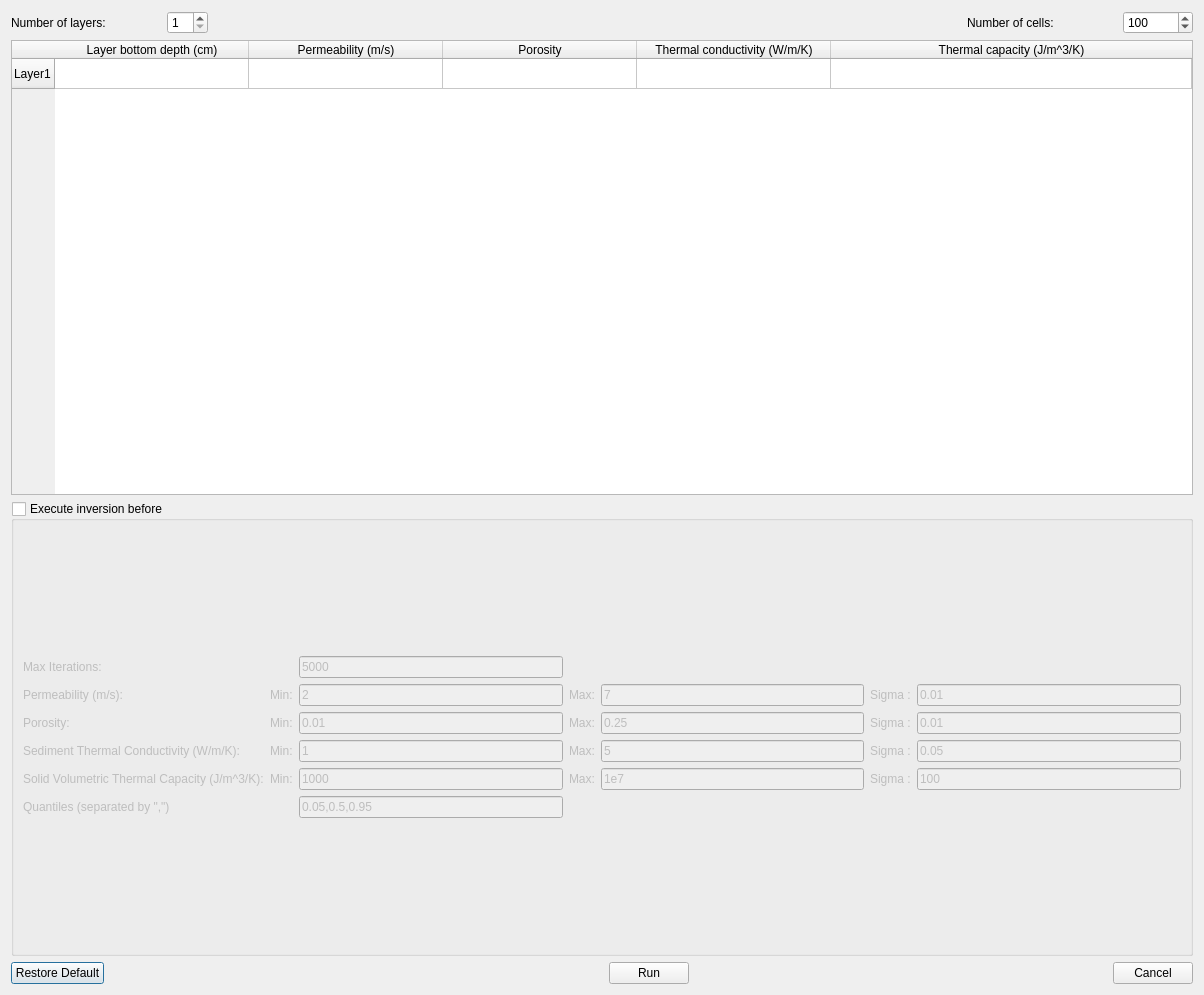
<?xml version="1.0" encoding="UTF-8"?>
<ui version="4.0">
 <class>dialogCompute</class>
 <widget class="QDialog" name="dialogCompute">
  <property name="geometry">
   <rect>
    <x>0</x>
    <y>0</y>
    <width>1204</width>
    <height>995</height>
   </rect>
  </property>
  <property name="minimumSize">
   <size>
    <width>1000</width>
    <height>500</height>
   </size>
  </property>
  <property name="windowTitle">
   <string>Compute</string>
  </property>
  <layout class="QVBoxLayout" name="verticalLayout_2" stretch="0,0,0,0">
   <item>
    <layout class="QHBoxLayout" name="horizontalLayout">
     <item>
      <widget class="QLabel" name="label_6">
       <property name="minimumSize">
        <size>
         <width>150</width>
         <height>0</height>
        </size>
       </property>
       <property name="maximumSize">
        <size>
         <width>150</width>
         <height>16777215</height>
        </size>
       </property>
       <property name="text">
        <string>Number of layers:</string>
       </property>
      </widget>
     </item>
     <item>
      <widget class="QSpinBox" name="spinBoxNLayersDirect">
       <property name="readOnly">
        <bool>false</bool>
       </property>
       <property name="minimum">
        <number>1</number>
       </property>
       <property name="maximum">
        <number>10</number>
       </property>
      </widget>
     </item>
     <item>
      <spacer name="horizontalSpacer_2">
       <property name="orientation">
        <enum>Qt::Horizontal</enum>
       </property>
       <property name="sizeHint" stdset="0">
        <size>
         <width>40</width>
         <height>20</height>
        </size>
       </property>
      </spacer>
     </item>
     <item>
      <widget class="QLabel" name="label_8">
       <property name="enabled">
        <bool>true</bool>
       </property>
       <property name="minimumSize">
        <size>
         <width>150</width>
         <height>0</height>
        </size>
       </property>
       <property name="maximumSize">
        <size>
         <width>150</width>
         <height>16777215</height>
        </size>
       </property>
       <property name="text">
        <string>Number of cells:</string>
       </property>
      </widget>
     </item>
     <item>
      <widget class="QSpinBox" name="spinBoxNCellsDirect">
       <property name="enabled">
        <bool>true</bool>
       </property>
       <property name="minimumSize">
        <size>
         <width>70</width>
         <height>0</height>
        </size>
       </property>
       <property name="maximumSize">
        <size>
         <width>70</width>
         <height>16777215</height>
        </size>
       </property>
       <property name="minimum">
        <number>1</number>
       </property>
       <property name="maximum">
        <number>200</number>
       </property>
       <property name="value">
        <number>100</number>
       </property>
      </widget>
     </item>
    </layout>
   </item>
   <item>
    <widget class="QTableWidget" name="tableWidget">
     <property name="enabled">
      <bool>true</bool>
     </property>
     <property name="sizePolicy">
      <sizepolicy hsizetype="Preferred" vsizetype="Preferred">
       <horstretch>0</horstretch>
       <verstretch>0</verstretch>
      </sizepolicy>
     </property>
     <property name="autoFillBackground">
      <bool>false</bool>
     </property>
     <property name="sizeAdjustPolicy">
      <enum>QAbstractScrollArea::AdjustIgnored</enum>
     </property>
     <property name="alternatingRowColors">
      <bool>false</bool>
     </property>
     <property name="wordWrap">
      <bool>false</bool>
     </property>
     <property name="rowCount">
      <number>1</number>
     </property>
     <attribute name="horizontalHeaderVisible">
      <bool>true</bool>
     </attribute>
     <attribute name="horizontalHeaderCascadingSectionResizes">
      <bool>false</bool>
     </attribute>
     <attribute name="horizontalHeaderMinimumSectionSize">
      <number>100</number>
     </attribute>
     <attribute name="horizontalHeaderDefaultSectionSize">
      <number>194</number>
     </attribute>
     <attribute name="horizontalHeaderShowSortIndicator" stdset="0">
      <bool>false</bool>
     </attribute>
     <attribute name="horizontalHeaderStretchLastSection">
      <bool>true</bool>
     </attribute>
     <attribute name="verticalHeaderCascadingSectionResizes">
      <bool>false</bool>
     </attribute>
     <attribute name="verticalHeaderShowSortIndicator" stdset="0">
      <bool>false</bool>
     </attribute>
     <attribute name="verticalHeaderStretchLastSection">
      <bool>false</bool>
     </attribute>
     <row>
      <property name="text">
       <string>Layer1</string>
      </property>
     </row>
     <column>
      <property name="text">
       <string>Layer bottom depth (cm)</string>
      </property>
     </column>
     <column>
      <property name="text">
       <string>Permeability (m/s)</string>
      </property>
     </column>
     <column>
      <property name="text">
       <string>Porosity</string>
      </property>
     </column>
     <column>
      <property name="text">
       <string>Thermal conductivity (W/m/K)</string>
      </property>
     </column>
     <column>
      <property name="text">
       <string>Thermal capacity (J/m^3/K)</string>
      </property>
     </column>
    </widget>
   </item>
   <item>
    <widget class="QGroupBox" name="groupBoxMCMC">
     <property name="title">
      <string>Execute inversion before</string>
     </property>
     <property name="checkable">
      <bool>true</bool>
     </property>
     <property name="checked">
      <bool>false</bool>
     </property>
     <layout class="QVBoxLayout" name="verticalLayout">
      <item>
       <layout class="QGridLayout" name="MCMCLayout">
        <item row="4" column="2">
         <widget class="QLineEdit" name="lineEditThermalCapacityMin">
          <property name="minimumSize">
           <size>
            <width>100</width>
            <height>0</height>
           </size>
          </property>
          <property name="text">
           <string>1000</string>
          </property>
          <property name="readOnly">
           <bool>true</bool>
          </property>
         </widget>
        </item>
        <item row="3" column="5">
         <widget class="QLabel" name="label_33">
          <property name="text">
           <string>Sigma :</string>
          </property>
         </widget>
        </item>
        <item row="1" column="4">
         <layout class="QHBoxLayout" name="horizontalLayout_7">
          <item>
           <widget class="QLineEdit" name="lineEditKMax">
            <property name="text">
             <string>7</string>
            </property>
            <property name="readOnly">
             <bool>true</bool>
            </property>
           </widget>
          </item>
         </layout>
        </item>
        <item row="0" column="0">
         <widget class="QLabel" name="label_2">
          <property name="text">
           <string>Max Iterations:</string>
          </property>
         </widget>
        </item>
        <item row="5" column="2">
         <widget class="QLineEdit" name="lineEditQuantiles">
          <property name="text">
           <string>0.05,0.5,0.95</string>
          </property>
         </widget>
        </item>
        <item row="1" column="2">
         <layout class="QHBoxLayout" name="horizontalLayout_6">
          <item>
           <widget class="QLineEdit" name="lineEditKMin">
            <property name="text">
             <string>2</string>
            </property>
            <property name="readOnly">
             <bool>true</bool>
            </property>
           </widget>
          </item>
         </layout>
        </item>
        <item row="4" column="3">
         <widget class="QLabel" name="label_28">
          <property name="text">
           <string>Max:</string>
          </property>
         </widget>
        </item>
        <item row="1" column="5">
         <widget class="QLabel" name="labelsigmaK">
          <property name="text">
           <string>Sigma :</string>
          </property>
         </widget>
        </item>
        <item row="1" column="0">
         <widget class="QLabel" name="labelMoinsLog10KMCMC">
          <property name="text">
           <string>Permeability (m/s):</string>
          </property>
         </widget>
        </item>
        <item row="0" column="2">
         <widget class="QLineEdit" name="lineEditMaxIterMCMC">
          <property name="text">
           <string>5000</string>
          </property>
         </widget>
        </item>
        <item row="3" column="0">
         <widget class="QLabel" name="label_15">
          <property name="text">
           <string>Sediment Thermal Conductivity (W/m/K):</string>
          </property>
         </widget>
        </item>
        <item row="2" column="3">
         <widget class="QLabel" name="label_26">
          <property name="text">
           <string>Max:</string>
          </property>
         </widget>
        </item>
        <item row="2" column="4">
         <widget class="QLineEdit" name="lineEditPorosityMax">
          <property name="minimumSize">
           <size>
            <width>100</width>
            <height>0</height>
           </size>
          </property>
          <property name="text">
           <string>0.25</string>
          </property>
          <property name="readOnly">
           <bool>true</bool>
          </property>
         </widget>
        </item>
        <item row="3" column="4">
         <widget class="QLineEdit" name="lineEditThermalConductivityMax">
          <property name="minimumSize">
           <size>
            <width>100</width>
            <height>0</height>
           </size>
          </property>
          <property name="text">
           <string>5</string>
          </property>
          <property name="readOnly">
           <bool>true</bool>
          </property>
         </widget>
        </item>
        <item row="2" column="6">
         <widget class="QLineEdit" name="lineEditPorositySigma">
          <property name="minimumSize">
           <size>
            <width>100</width>
            <height>0</height>
           </size>
          </property>
          <property name="text">
           <string>0.01</string>
          </property>
          <property name="readOnly">
           <bool>true</bool>
          </property>
         </widget>
        </item>
        <item row="3" column="1">
         <widget class="QLabel" name="label_12">
          <property name="text">
           <string>Min:</string>
          </property>
         </widget>
        </item>
        <item row="4" column="6">
         <widget class="QLineEdit" name="lineEditThermalCapacitySigma">
          <property name="minimumSize">
           <size>
            <width>100</width>
            <height>0</height>
           </size>
          </property>
          <property name="text">
           <string>100</string>
          </property>
          <property name="readOnly">
           <bool>true</bool>
          </property>
         </widget>
        </item>
        <item row="4" column="4">
         <widget class="QLineEdit" name="lineEditThermalCapacityMax">
          <property name="minimumSize">
           <size>
            <width>100</width>
            <height>0</height>
           </size>
          </property>
          <property name="text">
           <string>1e7</string>
          </property>
          <property name="readOnly">
           <bool>true</bool>
          </property>
         </widget>
        </item>
        <item row="4" column="1">
         <widget class="QLabel" name="label_19">
          <property name="text">
           <string>Min:</string>
          </property>
         </widget>
        </item>
        <item row="4" column="5">
         <widget class="QLabel" name="label_34">
          <property name="text">
           <string>Sigma :</string>
          </property>
         </widget>
        </item>
        <item row="1" column="3">
         <widget class="QLabel" name="label_24">
          <property name="text">
           <string>Max:</string>
          </property>
         </widget>
        </item>
        <item row="2" column="2">
         <widget class="QLineEdit" name="lineEditPorosityMin">
          <property name="minimumSize">
           <size>
            <width>100</width>
            <height>0</height>
           </size>
          </property>
          <property name="text">
           <string>0.01</string>
          </property>
          <property name="readOnly">
           <bool>true</bool>
          </property>
         </widget>
        </item>
        <item row="1" column="1">
         <widget class="QLabel" name="label_23">
          <property name="text">
           <string>Min:</string>
          </property>
         </widget>
        </item>
        <item row="1" column="6">
         <widget class="QLineEdit" name="lineEditMoinsLog10KSigma">
          <property name="minimumSize">
           <size>
            <width>100</width>
            <height>0</height>
           </size>
          </property>
          <property name="text">
           <string>0.01</string>
          </property>
          <property name="readOnly">
           <bool>true</bool>
          </property>
         </widget>
        </item>
        <item row="3" column="6">
         <widget class="QLineEdit" name="lineEditThermalConductivitySigma">
          <property name="minimumSize">
           <size>
            <width>100</width>
            <height>0</height>
           </size>
          </property>
          <property name="text">
           <string>0.05</string>
          </property>
          <property name="readOnly">
           <bool>true</bool>
          </property>
         </widget>
        </item>
        <item row="2" column="1">
         <widget class="QLabel" name="label_22">
          <property name="text">
           <string>Min:</string>
          </property>
         </widget>
        </item>
        <item row="3" column="3">
         <widget class="QLabel" name="label_25">
          <property name="text">
           <string>Max:</string>
          </property>
         </widget>
        </item>
        <item row="2" column="5">
         <widget class="QLabel" name="label_32">
          <property name="text">
           <string>Sigma :</string>
          </property>
         </widget>
        </item>
        <item row="4" column="0">
         <widget class="QLabel" name="label_16">
          <property name="text">
           <string>Solid Volumetric Thermal Capacity (J/m^3/K):</string>
          </property>
         </widget>
        </item>
        <item row="3" column="2">
         <widget class="QLineEdit" name="lineEditThermalConductivityMin">
          <property name="minimumSize">
           <size>
            <width>100</width>
            <height>0</height>
           </size>
          </property>
          <property name="text">
           <string>1</string>
          </property>
          <property name="readOnly">
           <bool>true</bool>
          </property>
         </widget>
        </item>
        <item row="5" column="0">
         <widget class="QLabel" name="label">
          <property name="text">
           <string>Quantiles (separated by &quot;,&quot;)</string>
          </property>
         </widget>
        </item>
        <item row="2" column="0">
         <widget class="QLabel" name="label_14">
          <property name="text">
           <string>Porosity:</string>
          </property>
         </widget>
        </item>
       </layout>
      </item>
     </layout>
    </widget>
   </item>
   <item>
    <layout class="QHBoxLayout" name="horizontalLayout_5">
     <item>
      <widget class="QPushButton" name="pushButtonRestoreDefault">
       <property name="text">
        <string>Restore Default</string>
       </property>
      </widget>
     </item>
     <item>
      <spacer name="horizontalSpacer">
       <property name="orientation">
        <enum>Qt::Horizontal</enum>
       </property>
       <property name="sizeHint" stdset="0">
        <size>
         <width>40</width>
         <height>20</height>
        </size>
       </property>
      </spacer>
     </item>
     <item>
      <widget class="QPushButton" name="pushButtonRun">
       <property name="enabled">
        <bool>true</bool>
       </property>
       <property name="text">
        <string>Run</string>
       </property>
      </widget>
     </item>
     <item>
      <widget class="QDialogButtonBox" name="buttonBox">
       <property name="standardButtons">
        <set>QDialogButtonBox::Cancel</set>
       </property>
       <property name="centerButtons">
        <bool>false</bool>
       </property>
      </widget>
     </item>
    </layout>
   </item>
  </layout>
 </widget>
 <resources/>
 <connections>
  <connection>
   <sender>buttonBox</sender>
   <signal>rejected()</signal>
   <receiver>dialogCompute</receiver>
   <slot>reject()</slot>
   <hints>
    <hint type="sourcelabel">
     <x>624</x>
     <y>586</y>
    </hint>
    <hint type="destinationlabel">
     <x>395</x>
     <y>314</y>
    </hint>
   </hints>
  </connection>
 </connections>
</ui>
